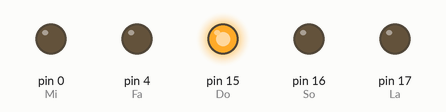
Bench run of a sketch on a simulated Arduino Uno, built with avr-gcc and run on an emulated ATmega328P. Shown: output pins drawn as LEDs (lit = HIGH). Pins used as bus, display or sensor lines are not drawn.

Above: at 0.1 s.
At 4.1 s:
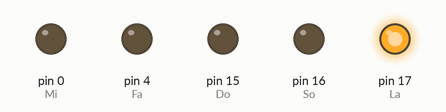
At 7.6 s:
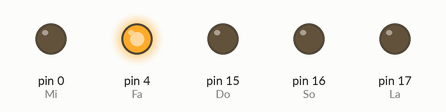
At 15.1 s:
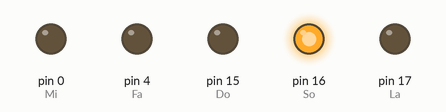
At 28.1 s:
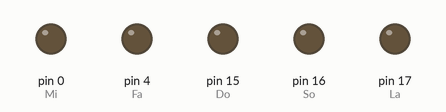
At 39.75 s:
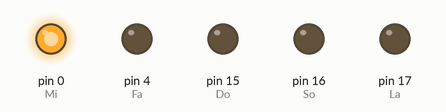
Timing chart, 0 to 40.0 s (numbered marks = the images above):
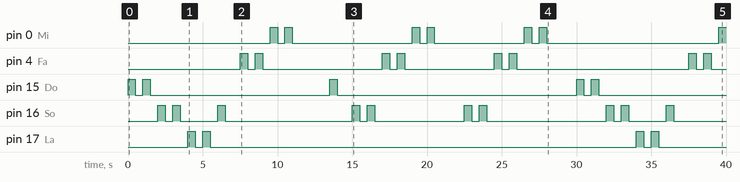

Measured:
- by itself, pin 0 (Mi): LOW → HIGH at 9.5 s, → LOW 0.50 s later, → HIGH 0.50 s later, → LOW 0.50 s later, … (13 changes in this stretch)
- by itself, pin 4 (Fa): LOW → HIGH at 7.5 s, → LOW 0.50 s later, → HIGH 0.50 s later, → LOW 0.50 s later, … (16 changes in this stretch)
- by itself, pin 15 (Do): LOW → HIGH at 0.00 s, → LOW 0.50 s later, → HIGH 0.50 s later, → LOW 0.50 s later, … (10 changes in this stretch)
- by itself, pin 16 (So): LOW → HIGH at 2.0 s, → LOW 0.50 s later, → HIGH 0.50 s later, → LOW 0.50 s later, … (20 changes in this stretch)
- by itself, pin 17 (La): LOW → HIGH at 4.0 s, → LOW 0.50 s later, → HIGH 0.50 s later, → LOW 0.50 s later, … (8 changes in this stretch)

The sketch:

0920_LED.ino
```cpp
void setup() {
  // put your setup code here, to run once:
  pinMode(15, OUTPUT);//Do
  pinMode(2, OUTPUT);//Re
  pinMode(0, OUTPUT);//Mi
  pinMode(4, OUTPUT);//Fa
  pinMode(16, OUTPUT);//So
  pinMode(17, OUTPUT);//La
}

void loop() {
  // put your main code here, to run repeatedly:
  digitalWrite(15, 1);//Do
  delay(500);//暫停
  digitalWrite(15, 0);//
  delay(500);//暫停
  digitalWrite(15, 1);//Do
  delay(500);//暫停
  digitalWrite(15, 0);//
  delay(500);//暫停
  digitalWrite(16, 1);//So
  delay(500);//暫停
  digitalWrite(16, 0);//
  delay(500);//暫停
  digitalWrite(16, 1);//So
  delay(500);//暫停
  digitalWrite(16, 0);//
  delay(500);//暫停
  digitalWrite(17, 1);//La
  delay(500);//暫停
  digitalWrite(17, 0);//
  delay(500);//暫停
  digitalWrite(17, 1);//La
  delay(500);//暫停
  digitalWrite(17, 0);//
  delay(500);//暫停
  digitalWrite(16, 1);//So
  delay(500);//暫停
  digitalWrite(16, 0);//
  delay(1000);//暫停

  digitalWrite(4, 1);//Fa
  delay(500);//暫停
  digitalWrite(4, 0);//
  delay(500);//暫停
  digitalWrite(4, 1);//Fa
  delay(500);//暫停
  digitalWrite(4, 0);//
  delay(500);//暫停
  digitalWrite(0, 1);//Mi
  delay(500);//暫停
  digitalWrite(0, 0);//
  delay(500);//暫停
  digitalWrite(0, 1);//Mi
  delay(500);//暫停
  digitalWrite(0, 0);//
  delay(500);//暫停
  digitalWrite(2, 1);//Re
  delay(500);//暫停
  digitalWrite(2, 0);//
  delay(500);//暫停
  digitalWrite(2, 1);//Re
  delay(500);//暫停
  digitalWrite(2, 0);//
  delay(500);//暫停
  digitalWrite(15, 1);//Do
  delay(500);//暫停
  digitalWrite(15, 0);//
  delay(1000);//暫停

  digitalWrite(16, 1);//So
  delay(500);//暫停
  digitalWrite(16, 0);//
  delay(500);//暫停
  digitalWrite(16, 1);//So
  delay(500);//暫停
  digitalWrite(16, 0);//
  delay(500);//暫停
  digitalWrite(4, 1);//Fa
  delay(500);//暫停
  digitalWrite(4, 0);//
  delay(500);//暫停
  digitalWrite(4, 1);//Fa
  delay(500);//暫停
  digitalWrite(4, 0);//
  delay(500);//暫停
  digitalWrite(0, 1);//Mi
  delay(500);//暫停
  digitalWrite(0, 0);//
  delay(500);//暫停
  digitalWrite(0, 1);//Mi
  delay(500);//暫停
  digitalWrite(0, 0);//
  delay(500);//暫停
  digitalWrite(2, 1);//Re
  delay(500);//暫停
  digitalWrite(2, 0);//
  delay(1000);//暫停

  digitalWrite(16, 1);//So
  delay(500);//暫停
  digitalWrite(16, 0);//
  delay(500);//暫停
  digitalWrite(16, 1);//So
  delay(500);//暫停
  digitalWrite(16, 0);//
  delay(500);//暫停
  digitalWrite(4, 1);//Fa
  delay(500);//暫停
  digitalWrite(4, 0);//
  delay(500);//暫停
  digitalWrite(4, 1);//Fa
  delay(500);//暫停
  digitalWrite(4, 0);//
  delay(500);//暫停
  digitalWrite(0, 1);//Mi
  delay(500);//暫停
  digitalWrite(0, 0);//
  delay(500);//暫停
  digitalWrite(0, 1);//Mi
  delay(500);//暫停
  digitalWrite(0, 0);//
  delay(500);//暫停
  digitalWrite(2, 1);//Re
  delay(500);//暫停
  digitalWrite(2, 0);//
  delay(1000);//暫停

  digitalWrite(15, 1);//Do
  delay(500);//暫停
  digitalWrite(15, 0);//
  delay(500);//暫停
  digitalWrite(15, 1);//Do
  delay(500);//暫停
  digitalWrite(15, 0);//
  delay(500);//暫停
  digitalWrite(16, 1);//So
  delay(500);//暫停
  digitalWrite(16, 0);//
  delay(500);//暫停
  digitalWrite(16, 1);//So
  delay(500);//暫停
  digitalWrite(16, 0);//
  delay(500);//暫停
  digitalWrite(17, 1);//La
  delay(500);//暫停
  digitalWrite(17, 0);//
  delay(500);//暫停
  digitalWrite(17, 1);//La
  delay(500);//暫停
  digitalWrite(17, 0);//
  delay(500);//暫停
  digitalWrite(16, 1);//So
  delay(500);//暫停
  digitalWrite(16, 0);//
  delay(1000);//暫停

  digitalWrite(4, 1);//Fa
  delay(500);//暫停
  digitalWrite(4, 0);//
  delay(500);//暫停
  digitalWrite(4, 1);//Fa
  delay(500);//暫停
  digitalWrite(4, 0);//
  delay(500);//暫停
  digitalWrite(0, 1);//Mi
  delay(500);//暫停
  digitalWrite(0, 0);//
  delay(500);//暫停
  digitalWrite(0, 1);//Mi
  delay(500);//暫停
  digitalWrite(0, 0);//
  delay(500);//暫停
  digitalWrite(2, 1);//Re
  delay(500);//暫停
  digitalWrite(2, 0);//
  delay(500);//暫停
  digitalWrite(2, 1);//Re
  delay(500);//暫停
  digitalWrite(2, 0);//
  delay(500);//暫停
  digitalWrite(15, 1);//Do
  delay(500);//暫停
  digitalWrite(15, 0);//
  delay(1000);//暫停
}
```
